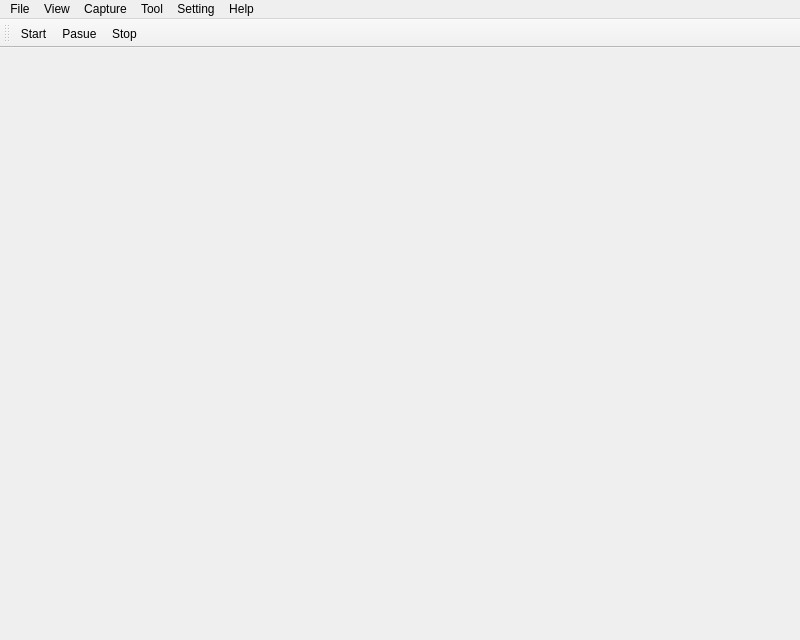
<?xml version="1.0" encoding="UTF-8"?>
<ui version="4.0">
 <class>MainWindow</class>
 <widget class="QMainWindow" name="MainWindow">
  <property name="geometry">
   <rect>
    <x>0</x>
    <y>0</y>
    <width>800</width>
    <height>640</height>
   </rect>
  </property>
  <property name="windowTitle">
   <string>Figkey Ip Capture Tool</string>
  </property>
  <property name="windowIcon">
   <iconset resource="resource.qrc">
    <normaloff>:/images/resource/icons/main_window.ico</normaloff>:/images/resource/icons/main_window.ico</iconset>
  </property>
  <widget class="QWidget" name="centralWidget"/>
  <widget class="QMenuBar" name="menuBar">
   <property name="geometry">
    <rect>
     <x>0</x>
     <y>0</y>
     <width>800</width>
     <height>22</height>
    </rect>
   </property>
   <widget class="QMenu" name="menuDdd">
    <property name="title">
     <string>File</string>
    </property>
   </widget>
   <widget class="QMenu" name="menuView">
    <property name="title">
     <string>View</string>
    </property>
   </widget>
   <widget class="QMenu" name="menuSetting">
    <property name="title">
     <string>Setting</string>
    </property>
   </widget>
   <widget class="QMenu" name="menuHelp">
    <property name="title">
     <string>Help</string>
    </property>
    <addaction name="actionAbout"/>
   </widget>
   <widget class="QMenu" name="menuCapture">
    <property name="title">
     <string>Capture</string>
    </property>
    <addaction name="actionStart"/>
    <addaction name="actionPasue"/>
    <addaction name="actionStop"/>
   </widget>
   <widget class="QMenu" name="menuTool">
    <property name="title">
     <string>Tool</string>
    </property>
   </widget>
   <addaction name="menuDdd"/>
   <addaction name="menuView"/>
   <addaction name="menuCapture"/>
   <addaction name="menuTool"/>
   <addaction name="menuSetting"/>
   <addaction name="menuHelp"/>
  </widget>
  <widget class="QToolBar" name="toolBar">
   <property name="windowTitle">
    <string>toolBar</string>
   </property>
   <property name="iconSize">
    <size>
     <width>16</width>
     <height>16</height>
    </size>
   </property>
   <attribute name="toolBarArea">
    <enum>TopToolBarArea</enum>
   </attribute>
   <attribute name="toolBarBreak">
    <bool>true</bool>
   </attribute>
   <addaction name="actionStart"/>
   <addaction name="actionPasue"/>
   <addaction name="actionStop"/>
  </widget>
  <action name="actionAbout">
   <property name="text">
    <string>About</string>
   </property>
  </action>
  <action name="actionStart">
   <property name="icon">
    <iconset resource="resource.qrc">
     <normaloff>:/images/resource/icons/capture_stop.png</normaloff>:/images/resource/icons/capture_stop.png</iconset>
   </property>
   <property name="text">
    <string>Start</string>
   </property>
  </action>
  <action name="actionPasue">
   <property name="icon">
    <iconset resource="resource.qrc">
     <normaloff>:/images/resource/icons/capture_pause.png</normaloff>:/images/resource/icons/capture_pause.png</iconset>
   </property>
   <property name="text">
    <string>Pasue</string>
   </property>
  </action>
  <action name="actionStop">
   <property name="icon">
    <iconset resource="resource.qrc">
     <normaloff>:/images/resource/icons/capture_start.png</normaloff>:/images/resource/icons/capture_start.png</iconset>
   </property>
   <property name="text">
    <string>Stop</string>
   </property>
  </action>
 </widget>
 <layoutdefault spacing="6" margin="11"/>
 <resources>
  <include location="resource.qrc"/>
 </resources>
 <connections/>
</ui>
